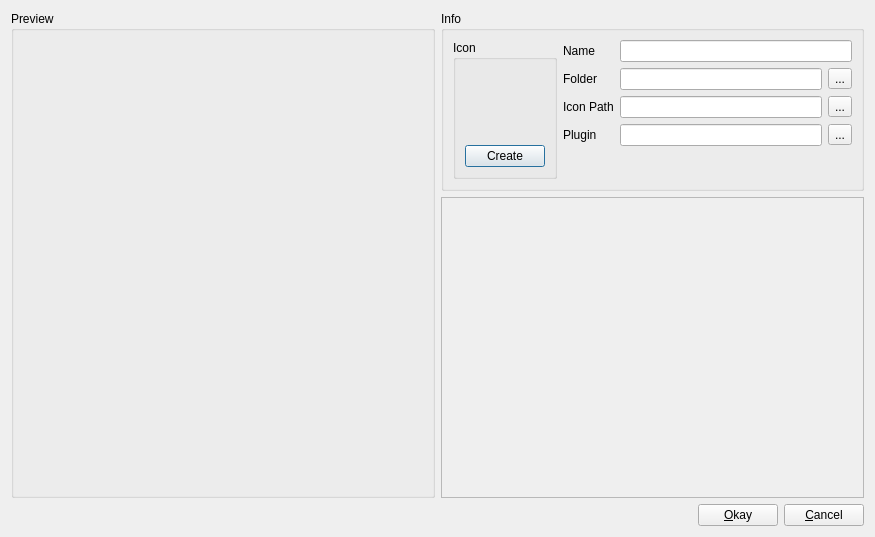
<?xml version="1.0" encoding="UTF-8"?>
<ui version="4.0">
 <class>resource_dialog_prev</class>
 <widget class="QDialog" name="resource_dialog_prev">
  <property name="geometry">
   <rect>
    <x>0</x>
    <y>0</y>
    <width>875</width>
    <height>537</height>
   </rect>
  </property>
  <property name="windowTitle">
   <string>Game Object Editor</string>
  </property>
  <layout class="QGridLayout" name="gridLayout">
   <item row="0" column="1">
    <widget class="QGroupBox" name="m_res_info_gb">
     <property name="sizePolicy">
      <sizepolicy hsizetype="Preferred" vsizetype="Maximum">
       <horstretch>0</horstretch>
       <verstretch>0</verstretch>
      </sizepolicy>
     </property>
     <property name="title">
      <string>Info</string>
     </property>
     <layout class="QHBoxLayout" name="horizontalLayout">
      <item>
       <layout class="QVBoxLayout" name="verticalLayout_4">
        <item>
         <widget class="QGroupBox" name="m_icon_gb">
          <property name="sizePolicy">
           <sizepolicy hsizetype="Maximum" vsizetype="MinimumExpanding">
            <horstretch>0</horstretch>
            <verstretch>0</verstretch>
           </sizepolicy>
          </property>
          <property name="styleSheet">
           <string notr="true"/>
          </property>
          <property name="title">
           <string>Icon</string>
          </property>
          <property name="alignment">
           <set>Qt::AlignLeading|Qt::AlignLeft|Qt::AlignTop</set>
          </property>
          <layout class="QVBoxLayout" name="verticalLayout">
           <item>
            <layout class="QVBoxLayout" name="verticalLayout_3">
             <item>
              <widget class="QLabel" name="m_icon_lbl">
               <property name="sizePolicy">
                <sizepolicy hsizetype="Expanding" vsizetype="Expanding">
                 <horstretch>0</horstretch>
                 <verstretch>0</verstretch>
                </sizepolicy>
               </property>
               <property name="minimumSize">
                <size>
                 <width>70</width>
                 <height>70</height>
                </size>
               </property>
               <property name="text">
                <string/>
               </property>
               <property name="alignment">
                <set>Qt::AlignLeading|Qt::AlignLeft|Qt::AlignTop</set>
               </property>
              </widget>
             </item>
            </layout>
           </item>
           <item>
            <widget class="QPushButton" name="m_icon_create_btn">
             <property name="text">
              <string>Create</string>
             </property>
            </widget>
           </item>
          </layout>
         </widget>
        </item>
       </layout>
      </item>
      <item>
       <layout class="QFormLayout" name="formLayout">
        <item row="0" column="0">
         <widget class="QLabel" name="mNameLbl">
          <property name="text">
           <string>Name</string>
          </property>
         </widget>
        </item>
        <item row="0" column="1">
         <widget class="QLineEdit" name="m_name_le">
          <property name="sizePolicy">
           <sizepolicy hsizetype="MinimumExpanding" vsizetype="Fixed">
            <horstretch>0</horstretch>
            <verstretch>0</verstretch>
           </sizepolicy>
          </property>
         </widget>
        </item>
        <item row="1" column="0">
         <widget class="QLabel" name="mFilterLbl">
          <property name="text">
           <string>Folder</string>
          </property>
         </widget>
        </item>
        <item row="1" column="1">
         <layout class="QHBoxLayout" name="horizontalLayout_10">
          <item>
           <widget class="QLineEdit" name="m_folder_le">
            <property name="sizePolicy">
             <sizepolicy hsizetype="MinimumExpanding" vsizetype="Fixed">
              <horstretch>0</horstretch>
              <verstretch>0</verstretch>
             </sizepolicy>
            </property>
           </widget>
          </item>
          <item>
           <widget class="QToolButton" name="m_folder_btn">
            <property name="text">
             <string>...</string>
            </property>
           </widget>
          </item>
         </layout>
        </item>
        <item row="2" column="0">
         <widget class="QLabel" name="label_4">
          <property name="text">
           <string>Icon Path</string>
          </property>
         </widget>
        </item>
        <item row="2" column="1">
         <layout class="QHBoxLayout" name="horizontalLayout_5">
          <item>
           <widget class="QLineEdit" name="m_icon_path_le">
            <property name="sizePolicy">
             <sizepolicy hsizetype="MinimumExpanding" vsizetype="Fixed">
              <horstretch>0</horstretch>
              <verstretch>0</verstretch>
             </sizepolicy>
            </property>
           </widget>
          </item>
          <item>
           <widget class="QToolButton" name="m_icon_path_le_2">
            <property name="text">
             <string>...</string>
            </property>
           </widget>
          </item>
         </layout>
        </item>
        <item row="3" column="0">
         <widget class="QLabel" name="label">
          <property name="text">
           <string>Plugin</string>
          </property>
         </widget>
        </item>
        <item row="3" column="1">
         <layout class="QHBoxLayout" name="horizontalLayout_2">
          <item>
           <widget class="QLineEdit" name="m_plugin_le">
            <property name="readOnly">
             <bool>true</bool>
            </property>
           </widget>
          </item>
          <item>
           <widget class="QToolButton" name="m_plugin_btn">
            <property name="text">
             <string>...</string>
            </property>
           </widget>
          </item>
         </layout>
        </item>
       </layout>
      </item>
     </layout>
    </widget>
   </item>
   <item row="1" column="1">
    <widget class="QScrollArea" name="m_scroll_area">
     <property name="widgetResizable">
      <bool>true</bool>
     </property>
     <widget class="QWidget" name="scrollAreaWidgetContents">
      <property name="geometry">
       <rect>
        <x>0</x>
        <y>0</y>
        <width>423</width>
        <height>285</height>
       </rect>
      </property>
     </widget>
    </widget>
   </item>
   <item row="2" column="1">
    <layout class="QHBoxLayout" name="m_button_group_layout">
     <item>
      <spacer name="horizontalSpacer_7">
       <property name="orientation">
        <enum>Qt::Horizontal</enum>
       </property>
       <property name="sizeHint" stdset="0">
        <size>
         <width>40</width>
         <height>20</height>
        </size>
       </property>
      </spacer>
     </item>
     <item>
      <widget class="QPushButton" name="m_okay_btn">
       <property name="text">
        <string>&amp;Okay</string>
       </property>
      </widget>
     </item>
     <item>
      <widget class="QPushButton" name="m_cancel_btn">
       <property name="text">
        <string>&amp;Cancel</string>
       </property>
      </widget>
     </item>
    </layout>
   </item>
   <item row="0" column="0" rowspan="2">
    <widget class="QGroupBox" name="m_preview_gb">
     <property name="sizePolicy">
      <sizepolicy hsizetype="MinimumExpanding" vsizetype="MinimumExpanding">
       <horstretch>0</horstretch>
       <verstretch>0</verstretch>
      </sizepolicy>
     </property>
     <property name="minimumSize">
      <size>
       <width>300</width>
       <height>300</height>
      </size>
     </property>
     <property name="title">
      <string>Preview</string>
     </property>
     <layout class="QVBoxLayout" name="verticalLayout_6">
      <item>
       <widget class="QWidget" name="m_preview" native="true">
        <property name="minimumSize">
         <size>
          <width>300</width>
          <height>300</height>
         </size>
        </property>
       </widget>
      </item>
     </layout>
    </widget>
   </item>
  </layout>
 </widget>
 <resources/>
 <connections/>
 <slots>
  <slot>onGenerateIcon()</slot>
  <slot>onPrevDefault()</slot>
  <slot>onAddComp()</slot>
  <slot>onRemoveComp()</slot>
  <slot>onOkay()</slot>
  <slot>onCancel()</slot>
  <slot>onNewFilter()</slot>
  <slot>onIconBrowse()</slot>
  <slot>onAmbientChange(int)</slot>
  <slot>onDiffuseChange(int)</slot>
  <slot>onCompItemPressed(QListWidgetItem*)</slot>
  <slot>onColorChange()</slot>
  <slot>onNameChange()</slot>
  <slot>onChooseIcon()</slot>
 </slots>
</ui>
